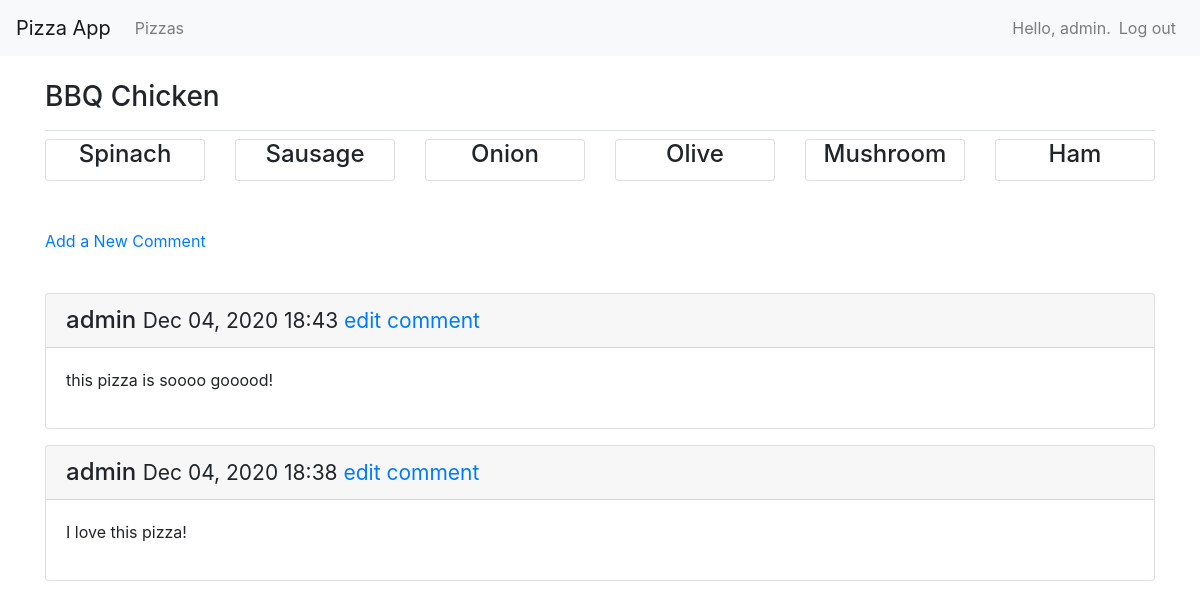
Page /pizzas/4/ (signed in) on the committed database.
### pizza_app/models.py (models this page shows, shortened)
class Pizza(models.Model):
    name = models.CharField(max_length=200)
    date_added = models.DateTimeField(auto_now_add=True)
    def __str__(self):
        return self.name

class Topping(models.Model):
    name = models.CharField(max_length=200)
    pizza = models.ForeignKey(Pizza, on_delete=models.CASCADE)
    date_added = models.DateTimeField(auto_now_add=True)
    class Meta:
        verbose_name_plural = 'toppings'
    def __str__(self):
        return self.name

class Comment(models.Model):
    pizza = models.ForeignKey(Pizza, on_delete=models.CASCADE)
    author = models.ForeignKey(User, on_delete=models.CASCADE)
    username = models.CharField(max_length=200)
    text = models.TextField()
    date_added = models.DateTimeField(auto_now_add=True)

### pizza_app/views.py (the view)
# urls.py: path('pizzas/<int:pizza_id>/', views.pizza, name='pizza'),
@login_required
def pizza(request, pizza_id):
    pizza = Pizza.objects.get(id=pizza_id)
    toppings = pizza.topping_set.order_by('-name')
    comments = pizza.comment_set.order_by('-date_added')
    context = {'pizza':pizza, 'comments':comments, 'toppings':toppings}
    return render(request, 'pizza_app/pizza.html', context)

### pizza_app/templates/pizza_app/pizza.html
{% extends 'pizza_app/base.html' %}
{% block page_header %}
    <h3>{{ pizza }}</h3>
{% endblock page_header %}
{% block content %}
    <div class="card-deck">
        {% for topping in toppings %}
            <div class="card">
                <div class="card-block">
                    <h4 class="card-title" style="text-align: center;">{{ topping }}
                    </h4>
                </div>
            </div>
        {% endfor %}
    </div>
    <br>
    <br>
    <p>
        <a href="{% url 'pizza_app:new_comment' pizza.id %}">Add a New Comment</a>
    </p>
    <br>
    {% for comment in comments %}
        <div class="card mb-3">
            <h4 class="card-header">
                {{ comment.author }}
            <small>
                {{ comment.date_added|date:'M d, Y H:i' }}
                <a href="{% url 'pizza_app:edit_comment' comment.id %}">
                edit comment</a></small>
            </h4>
            <div class="card-body">
                {{ comment.text|linebreaks }}
            </div>
        </div>
    {% empty %}
        <p>There are no comments for this pizza yet.</p>
    {% endfor %}
{% endblock content %}

### pizza_app/templates/pizza_app/base.html (shortened to what this page needs)
{% load bootstrap4 %}
<!doctype html>
<html lang="en">
<head>
   {% bootstrap_css %}
</head>
<body>
   <nav class="navbar navbar-expand-md navbar-light bg-light mb-4">
       <a class="navbar-brand" href="{% url 'pizza_app:index'%}">
          Pizza App</a>
       <div class="collapse navbar-collapse" id="navbarCollapse">
           <ul class="navbar-nav mr-auto">
               <li class="nav-item">
                   <a class="nav-link" href="{% url 'pizza_app:pizzas'%}">
                       Pizzas</a>
                </li>
           </ul>
           <ul class="navbar-nav ml-auto">
                {% if user.is_authenticated %}
                <li class="nav-item">
                    <span class="navbar-text">Hello, {{ user.username }}.</span>
                </li>
                <li class="nav-item">
                    <a class="nav-link" href="{% url 'users:logout' %}">Log out</a>
                </li>
                {% endif %}
            </ul>
       </div>
   </nav>
   <main role="main" class="container">
       <div class="pb-2 mb-2 border-bottom">
           {% block page_header %}{% endblock page_header %}
       </div>
       <div>
           {% block content %}{% endblock content %}
       </div>
   </main>
</body>
</html>

### rows in the picture
Pizza: name "BBQ Chicken"
Topping: name "Spinach"
Topping: name "Sausage"
Topping: name "Onion"
Topping: name "Olive"
Topping: name "Mushroom"
Topping: name "Ham"
Comment: author "admin", date_added "Dec 04, 2020 18:43", text "this pizza is soooo gooood!"
Comment: author "admin", date_added "Dec 04, 2020 18:38", text "I love this pizza!"

### other values in the picture
{{ user.username }} "admin"
